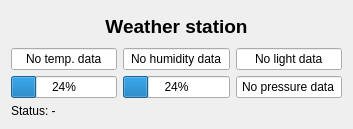
<?xml version="1.0" encoding="UTF-8"?>
<ui version="4.0">
 <class>QWeatherData</class>
 <widget class="QWidget" name="QWeatherData">
  <property name="geometry">
   <rect>
    <x>0</x>
    <y>0</y>
    <width>353</width>
    <height>129</height>
   </rect>
  </property>
  <property name="windowTitle">
   <string>Form</string>
  </property>
  <layout class="QGridLayout" name="gridLayout">
   <item row="1" column="0">
    <widget class="QLineEdit" name="txtTemperature">
     <property name="text">
      <string>No temp. data</string>
     </property>
     <property name="alignment">
      <set>Qt::AlignCenter</set>
     </property>
     <property name="readOnly">
      <bool>true</bool>
     </property>
    </widget>
   </item>
   <item row="0" column="0" colspan="3">
    <widget class="QLabel" name="lblTitle">
     <property name="font">
      <font>
       <pointsize>14</pointsize>
       <weight>75</weight>
       <bold>true</bold>
      </font>
     </property>
     <property name="text">
      <string>Weather station</string>
     </property>
     <property name="alignment">
      <set>Qt::AlignCenter</set>
     </property>
    </widget>
   </item>
   <item row="1" column="1">
    <widget class="QLineEdit" name="txtHumidity">
     <property name="text">
      <string>No humidity data</string>
     </property>
     <property name="alignment">
      <set>Qt::AlignCenter</set>
     </property>
     <property name="readOnly">
      <bool>true</bool>
     </property>
    </widget>
   </item>
   <item row="1" column="2">
    <widget class="QLineEdit" name="txtLight">
     <property name="text">
      <string>No light data</string>
     </property>
     <property name="alignment">
      <set>Qt::AlignCenter</set>
     </property>
     <property name="readOnly">
      <bool>true</bool>
     </property>
    </widget>
   </item>
   <item row="2" column="0">
    <widget class="QProgressBar" name="prgTemperature">
     <property name="value">
      <number>24</number>
     </property>
    </widget>
   </item>
   <item row="2" column="2">
    <widget class="QLineEdit" name="txtPressure">
     <property name="text">
      <string>No pressure data</string>
     </property>
     <property name="alignment">
      <set>Qt::AlignCenter</set>
     </property>
     <property name="readOnly">
      <bool>true</bool>
     </property>
    </widget>
   </item>
   <item row="2" column="1">
    <widget class="QProgressBar" name="prgHumidity">
     <property name="value">
      <number>24</number>
     </property>
    </widget>
   </item>
   <item row="3" column="0" colspan="3">
    <widget class="QLabel" name="lblStatus">
     <property name="sizePolicy">
      <sizepolicy hsizetype="Preferred" vsizetype="Fixed">
       <horstretch>0</horstretch>
       <verstretch>0</verstretch>
      </sizepolicy>
     </property>
     <property name="text">
      <string>Status: -</string>
     </property>
    </widget>
   </item>
  </layout>
 </widget>
 <resources/>
 <connections/>
</ui>
